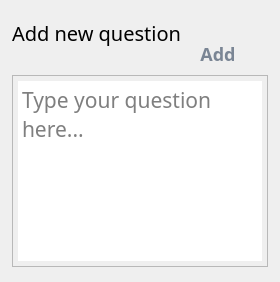
        <widget class="QWidget" name="addQPage">
         <layout class="QGridLayout" name="gridLayout_5">
          <property name="leftMargin">
           <number>12</number>
          </property>
          <property name="topMargin">
           <number>0</number>
          </property>
          <property name="rightMargin">
           <number>12</number>
          </property>
          <property name="bottomMargin">
           <number>15</number>
          </property>
          <property name="horizontalSpacing">
           <number>0</number>
          </property>
          <property name="verticalSpacing">
           <number>8</number>
          </property>
          <item row="2" column="0">
           <widget class="QTextEdit" name="addQInput">
            <property name="font">
             <font>
              <family>Poppins</family>
              <pointsize>16</pointsize>
              <stylestrategy>PreferDefault</stylestrategy>
              <kerning>true</kerning>
              <hintingpreference>PreferDefaultHinting</hintingpreference>
             </font>
            </property>
            <property name="styleSheet">
             <string notr="true">padding: 5px;</string>
            </property>
            <property name="html">
             <string>&lt;!DOCTYPE HTML PUBLIC &quot;-//W3C//DTD HTML 4.0//EN&quot; &quot;http://www.w3.org/TR/REC-html40/strict.dtd&quot;&gt;
&lt;html&gt;&lt;head&gt;&lt;meta name=&quot;qrichtext&quot; content=&quot;1&quot; /&gt;&lt;meta charset=&quot;utf-8&quot; /&gt;&lt;style type=&quot;text/css&quot;&gt;
p, li { white-space: pre-wrap; }
hr { height: 1px; border-width: 0; }
li.unchecked::marker { content: &quot;\2610&quot;; }
li.checked::marker { content: &quot;\2612&quot;; }
&lt;/style&gt;&lt;/head&gt;&lt;body style=&quot; font-family:'Poppins'; font-size:16pt; font-weight:400; font-style:normal;&quot;&gt;
&lt;p style=&quot;-qt-paragraph-type:empty; margin-top:0px; margin-bottom:0px; margin-left:0px; margin-right:0px; -qt-block-indent:0; text-indent:0px;&quot;&gt;&lt;br /&gt;&lt;/p&gt;&lt;/body&gt;&lt;/html&gt;</string>
            </property>
            <property name="overwriteMode">
             <bool>false</bool>
            </property>
            <property name="acceptRichText">
             <bool>false</bool>
            </property>
            <property name="placeholderText">
             <string>Type your question here...</string>
            </property>
           </widget>
          </item>
          <item row="0" column="0">
           <widget class="QLabel" name="addNewQ">
            <property name="sizePolicy">
             <sizepolicy hsizetype="Fixed" vsizetype="Preferred">
              <horstretch>0</horstretch>
              <verstretch>0</verstretch>
             </sizepolicy>
            </property>
            <property name="minimumSize">
             <size>
              <width>100</width>
              <height>33</height>
             </size>
            </property>
            <property name="maximumSize">
             <size>
              <width>16777215</width>
              <height>0</height>
             </size>
            </property>
            <property name="font">
             <font>
              <family>Poppins</family>
              <pointsize>15</pointsize>
             </font>
            </property>
            <property name="text">
             <string>Add new question</string>
            </property>
           </widget>
          </item>
          <item row="1" column="0" alignment="Qt::AlignRight">
           <widget class="QPushButton" name="addQuestionBtn">
            <property name="sizePolicy">
             <sizepolicy hsizetype="Fixed" vsizetype="Fixed">
              <horstretch>0</horstretch>
              <verstretch>0</verstretch>
             </sizepolicy>
            </property>
            <property name="minimumSize">
             <size>
              <width>100</width>
              <height>0</height>
             </size>
            </property>
            <property name="maximumSize">
             <size>
              <width>0</width>
              <height>16777215</height>
             </size>
            </property>
            <property name="font">
             <font>
              <family>poppins</family>
              <pointsize>-1</pointsize>
              <fontweight>Medium</fontweight>
             </font>
            </property>
            <property name="cursor">
             <cursorShape>PointingHandCursor</cursorShape>
            </property>
            <property name="layoutDirection">
             <enum>Qt::LeftToRight</enum>
            </property>
            <property name="styleSheet">
             <string notr="true">QPushButton{
	color: #7A8594;
	border: none;
	font-family: &quot;poppins&quot;;
	font-weight: 500;
	font-size: 18px;
	/*background-color: #AF83FB;*/
	border-radius: 5px;
	text-align: center;
}</string>
            </property>
            <property name="text">
             <string>Add</string>
            </property>
            <property name="icon">
             <iconset>
              <normaloff>ic/add.svg</normaloff>ic/add.svg</iconset>
            </property>
            <property name="iconSize">
             <size>
              <width>34</width>
              <height>34</height>
             </size>
            </property>
            <property name="autoRepeatInterval">
             <number>100</number>
            </property>
            <property name="autoDefault">
             <bool>true</bool>
            </property>
            <property name="default">
             <bool>false</bool>
            </property>
            <property name="flat">
             <bool>false</bool>
            </property>
           </widget>
          </item>
         </layout>
        </widget>
